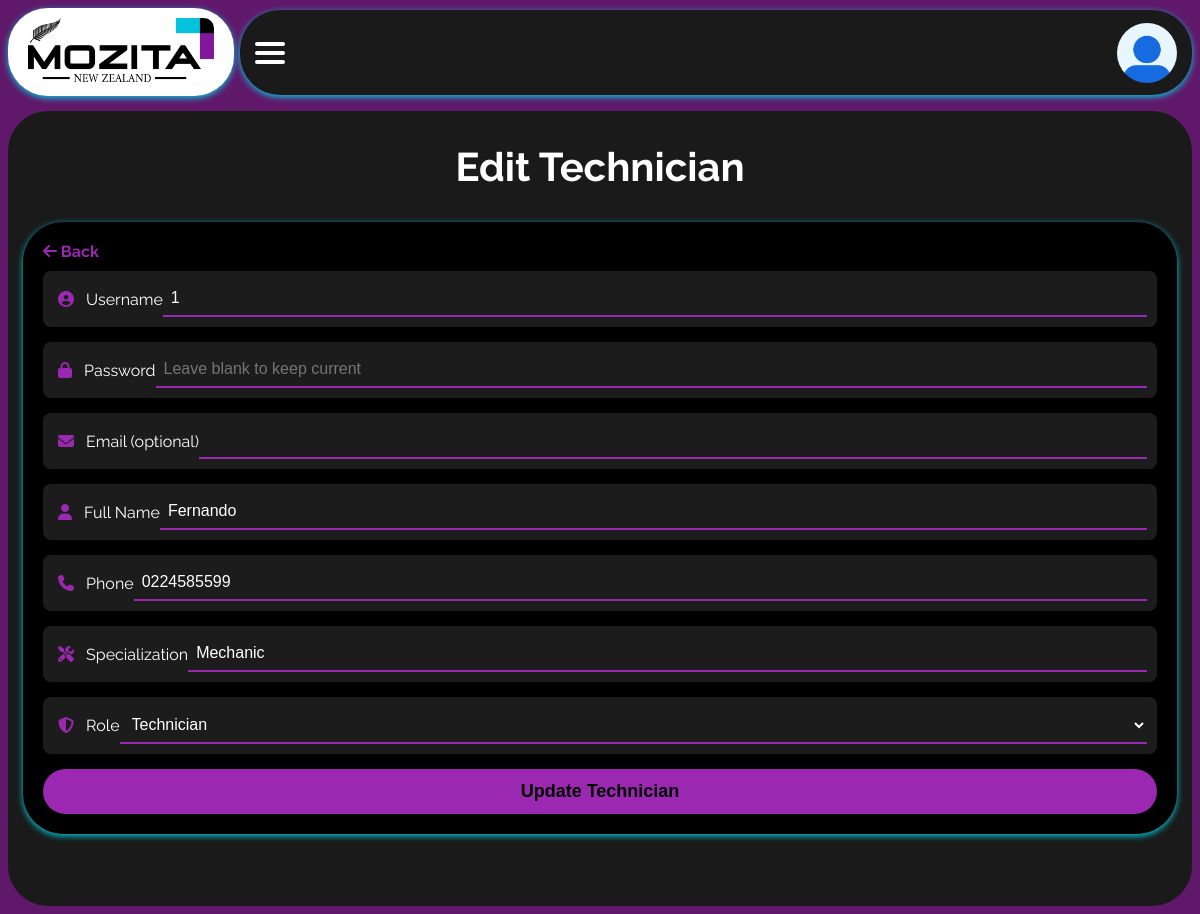
Page /edit_technician/1 (signed in) on the committed database.
### app/models.py (models this page shows, shortened)
class User(db.Model, UserMixin):
    __tablename__ = 'user'
    id = db.Column(db.Integer, primary_key=True)
    username = db.Column(db.String(150), unique=True, nullable=False)
    email = db.Column(db.String(150), unique=True, nullable=True)
    password_hash = db.Column(db.String(256), nullable=False)
    role = db.Column(db.String(50), nullable=False, default='technician')
    date_created = db.Column(db.DateTime, default=datetime.utcnow)

class Technician(db.Model):
    __tablename__ = 'technicians'
    id = db.Column(db.Integer, primary_key=True)
    name = db.Column(db.String(120), nullable=False)
    phone = db.Column(db.String(20))
    specialization = db.Column(db.String(120))
    user_id = db.Column(db.Integer, db.ForeignKey('user.id'), unique=True)
    user = db.relationship('User', backref=db.backref('technician',
                           uselist=False))
    jobs = db.relationship('Job', back_populates='technician')

### app/routes.py (the view, shortened to what this page needs)
@main.route('/edit_technician/<int:id>', methods=['GET', 'POST'])
@login_required
def edit_technician(id):
    if current_user.role == 'reception':
        flash("Access denied. Reception users can only access dashboard.",
              "error")
        return redirect(url_for('main.shift_dashboard'))
    tech = Technician.query.get_or_404(id)
    return render_template('edit_technician.html', technician=tech)

### app/models.py (called while the page is built)
@login_manager.user_loader
def load_user(user_id):
    return User.query.get(int(user_id))

### app/templates/edit_technician.html (shortened to what this page needs)
{% extends "layout.html" %}
{% block extra_css %}
<link rel="stylesheet" href="https://cdnjs.cloudflare.com/ajax/libs/font-awesome/6.4.0/css/all.min.css">
<link rel="stylesheet" href="{{ url_for('static', filename='css/technician_actions.css') }}">
{% endblock %}
{% block content %}
<h2>Edit Technician</h2>
<div class="body-content">
  <div class="technician-form-container">
    <a href="{{ url_for('main.technicians') }}" class="back-button">
      <i class="fas fa-arrow-left"></i> Back
    </a>
    <form method="POST">
      <div class="input-group">
        <label for="username"><i class="fas fa-user-circle"></i> Username</label>
        <input type="text" id="username" name="username" required
               value="{{ technician.user.username }}">
      </div>
      <div class="input-group">
        <label for="password"><i class="fas fa-lock"></i> Password</label>
        <input type="password" id="password" name="password" placeholder="Leave blank to keep current">
      </div>
      <div class="input-group">
        <label for="email"><i class="fas fa-envelope"></i> Email (optional)</label>
        <input type="email" id="email" name="email" value="{{ technician.email or '' }}">
      </div>
      <div class="input-group">
        <label for="name"><i class="fas fa-user"></i> Full Name</label>
        <input type="text" id="name" name="name" required value="{{ technician.name }}">
      </div>
      <div class="input-group">
        <label for="phone"><i class="fas fa-phone"></i> Phone</label>
        <input type="text" id="phone" name="phone" value="{{ technician.phone }}">
      </div>
      <div class="input-group">
        <label for="specialization"><i class="fas fa-tools"></i> Specialization</label>
        <input type="text" id="specialization" name="specialization" value="{{ technician.specialization }}">
      </div>
      <div class="input-group">
        <label for="role"><i class="fas fa-shield-alt"></i> Role</label>
        <select id="role" name="role">
          <option value="technician" {% if technician.user.role=='technician' %}selected{% endif %}>Technician</option>
        </select>
      </div>
      <button type="submit" class="submit-button">Update Technician</button>
    </form>
  </div>
</div>
{% endblock %}

### app/static/css/main.css (style rules this page uses)
body { font-family: 'Raleway', sans-serif; background-color: #60196a; color: white; margin: 0; padding: 0; }

### app/static/css/technician_actions.css (style rules this page uses)
.body-content { display: flex; justify-content: center; align-items: center; }
.technician-form-container { display: flex; flex-direction: column; width: 100%; padding: 30px; margin-left: 200px; margin-right: 200px; margin-top: 20px; background-color: #000; box-shadow: 0 2px 6px #00C8DF; border-radius: 40px; }
@media (max-width: 1380px) { .technician-form-container { padding: 20px; margin-left: 15px; margin-right: 15px; margin-top: 0px; } }
h2 { text-align: center; margin-top: 0; margin-bottom: 0; padding: 2rem; font-size: 2.5rem; color: #fff; }
@media (max-width: 1380px) { h2 { text-align: center; margin-bottom: 0px; margin-left: 0px; color: rgb(255, 255, 255); } }
.input-group { display: flex; align-items: center; background-color: #1c1c1c; margin-bottom: 15px; border-radius: 8px; padding: 10px; }
.input-group i { color: #9b28b1; margin-left: 5px; margin-right: 8px; }
.input-group input, .input-group select { background: transparent; border: none; border-bottom: 2px solid #9b28b1; color: #fff; flex: 1; padding: 8px; font-size: 16px; }
@media (max-width: 1380px) { .input-group input, .input-group select { width: 100%; } }
.submit-button { width: 100%; padding: 12px; background-color: #9b28b1; color: #000000; border: none; border-radius: 40px; cursor: pointer; font-weight: bold; font-size: 18px; transition: background-color 0.3s ease; }
.back-button { color: #9b28b1; text-decoration: none; font-weight: bold; display: inline-block; margin-bottom: 10px; }
.input-group select option { background-color: #1c1c1c; color: #fff; }

### rows in the picture
User: username "1", role "Technician"
Technician: name "Fernando", phone "0224585599", specialization "Mechanic"
